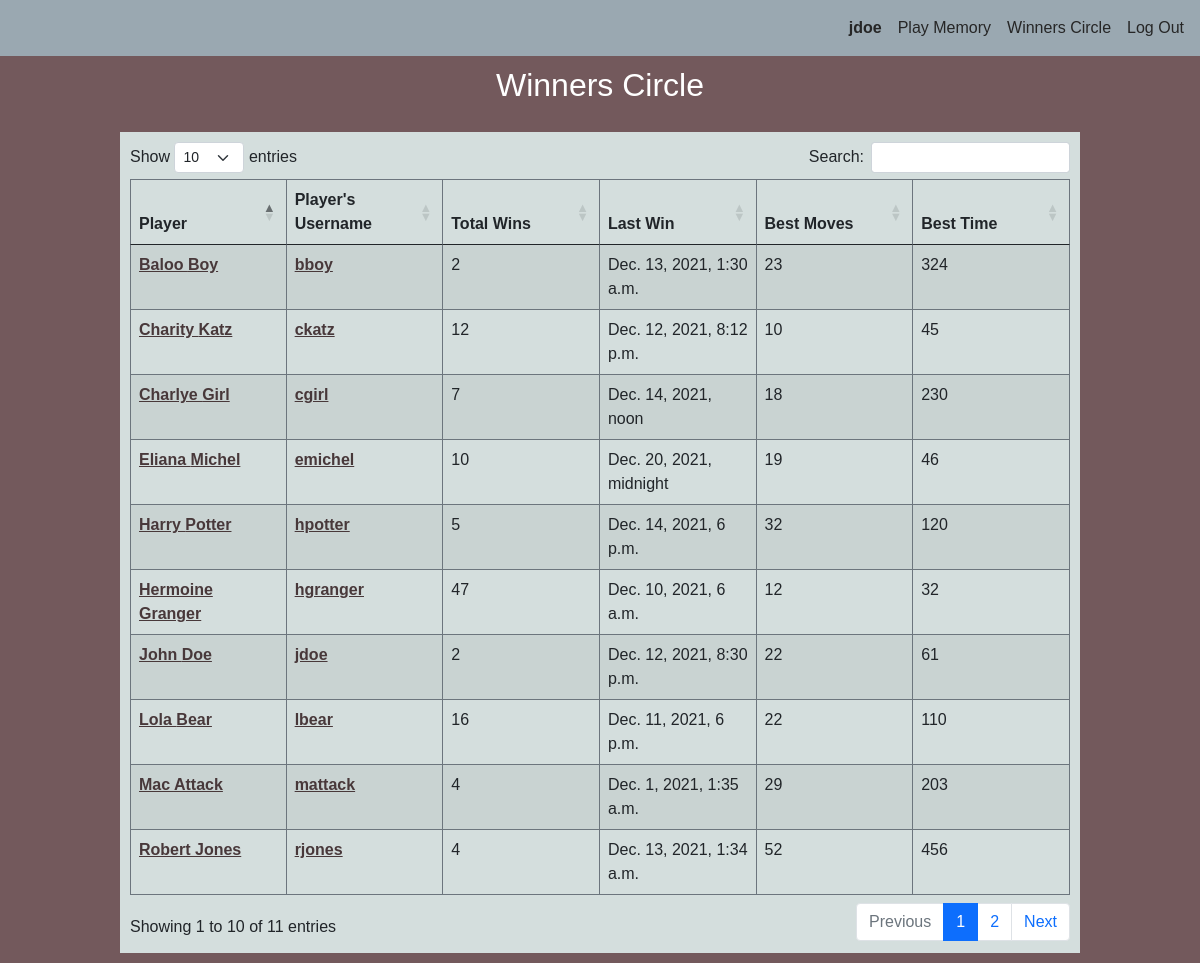
Page /winnerscircle (signed in) on the committed database.
### memory/models.py (models this page shows)
class User(AbstractUser):
    following = models.ManyToManyField('User', null=True, blank=True, related_name='followers')
    number_of_wins = models.IntegerField('Wins', blank=True, null=True)
    best_moves = models.IntegerField('Best Moves', blank=True, null=True)
    last_win = models.DateTimeField('Last Win', blank=True, null=True)
    best_time = models.IntegerField('Best Time', blank=True, null=True)

### memory/views.py (the view)
# urls.py: path("winnerscircle", views.winnerscircle, name="winnerscircle"),
@login_required
def winnerscircle(request):
    all_winners = User.objects.exclude(number_of_wins__isnull=True).all()
    return render(request, "memory/winnerscircle.html", {
        'all_winners': all_winners
    })

### memory/templates/memory/winnerscircle.html (shortened to what this page needs)
{% extends "memory/layout.html" %}
{% load static %}
{% block body %}
<h2>Winners Circle</h2>
<div class="centered_table">
    <table class="table table-bordered table-striped border-secondary table-overflow" id="winnerscircletable"
        cellspacing="0">
        <thead>
            <tr>
                <th scope="col">Player</th>
                <th scope="col">Player's Username</th>
                <th scope="col">Total Wins</th>
                <th scope="col">Last Win</th>
                <th scope="col">Best Moves</th>
                <th scope="col">Best Time</th>
            </tr>
        </thead>
        <tbody>
            {% for winner in all_winners %}
            <tr>
                <td scope="row"><a class="linktowinner"
                        href="{% url 'profile' profile_name=winner.username %}">{{winner.first_name}}
                        {{winner.last_name}}</a></td>
                <td><a class="linktowinner"
                        href="{% url 'profile' profile_name=winner.username %}">{{winner.username}}</a></td>
                <td>{{winner.number_of_wins}}</td>
                <td>{{winner.last_win}}</td>
                <td>{{winner.best_moves}}</td>
                <td class="ind_best_time">{{winner.best_time}}</td>
            </tr>
            {% endfor %}
        </tbody>
    </table>
</div>
{% endblock %}

### memory/templates/memory/layout.html (shortened to what this page needs)
{% load static %}
<!DOCTYPE html>
<html lang="en">
<head>
    <link href="https://cdn.jsdelivr.net/npm/bootstrap@5.0.2/dist/css/bootstrap.min.css" rel="stylesheet">
    <link rel="stylesheet" type="text/css" href="https://cdn.datatables.net/1.11.3/css/dataTables.bootstrap5.min.css">
    <link rel="stylesheet" href="{% static 'memory/styles.css' %}">
</head>
<body>
    <nav class="navbar justify-content-end navbar-expand-md nav_background">
        <ul class="navbar-nav">
            <div class="collapse navbar-collapse" id="navbarToggleExternalContent">
                {% if user.is_authenticated %}
                <li class="nav-item">
                    <a class="nav-link nav_text_color"
                        href="{% url 'profile' profile_name=request.user %}"><strong><span
                                id="profile_link">{{user.username}}</span></strong></a>
                </li>
                <li class="nav-item">
                    <a class="nav-link nav_text_color" href="{% url 'index' %}">Play Memory</a>
                </li>
                <li class="nav-item">
                    <a class="nav-link nav_text_color" href="{% url 'winnerscircle' %}">Winners Circle</a>
                </li>
                <li class="nav-item">
                    <a class="nav-link nav_text_color" href="{% url 'logout' %}">Log Out</a>
                </li>
                {% endif %}
            </div>
        </ul>
    </nav>
    <div class="container-fluid">
        {% block body %}
        {% endblock %}
    </div>
</body>
</html>

### memory/static/memory/styles.css (style rules this page uses)
body { width: 100%; height: 100%; background: #73595c; font-family: Arial, Helvetica, sans-serif; color: #FFFFFF; }
h2 { text-align: center; padding: 10px; }
.centered_table { overflow: auto; }
.table-overflow { table-layout: fixed; }
table.dataTable thead .sorting:after, table.dataTable thead .sorting:before, table.dataTable thead .sorting_asc:after, table.dataTable thead .sorting_asc:before, table.dataTable thead .sorting_asc_disabled:after, table.dataTable thead .sorting_asc_disabled:before, table.dataTable thead .sorting_desc:after, table.dataTable thead .sorting_desc:before, table.dataTable thead .sorting_desc_disabled:after, table.dataTable thead .sorting_desc_disabled:before { bottom: .5em; }
.head_width, .centered_table { margin: auto; padding: 10px; display: flex; flex-wrap: wrap; justify-content: center; align-items: center; }
a.linktowinner { color: #48383a; font-weight: 750; }
.nav_background { background-color: #9aa8b1; }
.nav_text_color { color: #262626; }
.navbar-collapse { padding-right: 8px; }

### rows in the picture
User: username "jdoe", first_name "John", last_name "Doe", number_of_wins "2", last_win "Dec. 12, 2021, 8:30 p.m.", best_moves "22", best_time "61"
User: first_name "Charity", last_name "Katz", username "ckatz", number_of_wins "12", last_win "Dec. 12, 2021, 8:12 p.m.", best_moves "10", best_time "45"
User: first_name "Robert", last_name "Jones", username "rjones", number_of_wins "4", last_win "Dec. 13, 2021, 1:34 a.m.", best_moves "52", best_time "456"
User: first_name "Lola", last_name "Bear", username "lbear", number_of_wins "16", last_win "Dec. 11, 2021, 6 p.m.", best_moves "22", best_time "110"
User: first_name "Charlye", last_name "Girl", username "cgirl", number_of_wins "7", last_win "Dec. 14, 2021, noon", best_moves "18", best_time "230"
User: first_name "Mac", last_name "Attack", username "mattack", number_of_wins "4", last_win "Dec. 1, 2021, 1:35 a.m.", best_moves "29", best_time "203"
User: first_name "Baloo", last_name "Boy", username "bboy", number_of_wins "2", last_win "Dec. 13, 2021, 1:30 a.m.", best_moves "23", best_time "324"
User: first_name "Eliana", last_name "Michel", username "emichel", number_of_wins "10", last_win "Dec. 20, 2021, midnight", best_moves "19", best_time "46"
User: first_name "Harry", last_name "Potter", username "hpotter", number_of_wins "5", last_win "Dec. 14, 2021, 6 p.m.", best_moves "32", best_time "120"
User: first_name "Hermoine", last_name "Granger", username "hgranger", number_of_wins "47", last_win "Dec. 10, 2021, 6 a.m.", best_moves "12", best_time "32"
